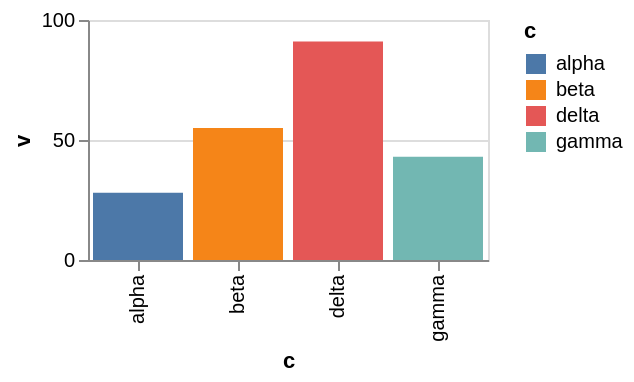

Specify this chart in Vega-Lite:
### Vega-Lite specification from a JSON file in a GitHub repository (floating-point values rounded to 4 significant figures)
{"$schema": "https://vega.github.io/schema/vega-lite/v6.json", "width": 200, "height": 120, "data": {"values": [{"c": "alpha", "v": 28, "w": 3, "t": "2024-01-07"}, {"c": "beta", "v": 55, "w": 7, "t": "2024-03-19"}, {"c": "gamma", "v": 43, "w": 5, "t": "2024-06-02"}, {"c": "delta", "v": 91, "w": 9, "t": "2024-09-11"}]}, "mark": "bar", "encoding": {"x": {"field": "c", "type": "nominal"}, "y": {"field": "v", "type": "quantitative"}, "color": {"field": "c", "type": "nominal"}}, "config": {"legend": {"symbolFillColor": "cornflowerblue"}}}
